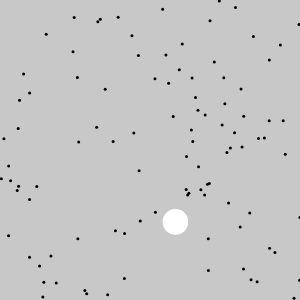
Frame 1 (no input)
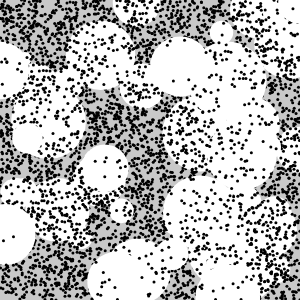
Frame 60 (no input)
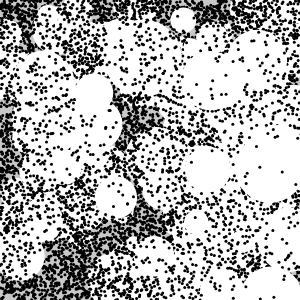
Frame 120 (the mouse pressed at the canvas centre since frame 60)

The p5.js sketch that drew these frames (run headless with seeded random() and noise() and a simulated clock; from frame 60 on, the mouse is pressed at the canvas centre):

// p5.js sketch
// ── sketch.js

function setup() {
	createCanvas(300, 300)
	background(200)
}

function draw() {

	noStroke()
	fill(0)

	/*
	i = i + 1
	i += 1
	i++
	*/

	for(let i=0; i<100; i++) {
		ellipse(random(width), random(height), 3, 3)
	}

	fill(255)
	const diam = random(10, 80)
	ellipse(random(width), random(height), diam, diam)

}
